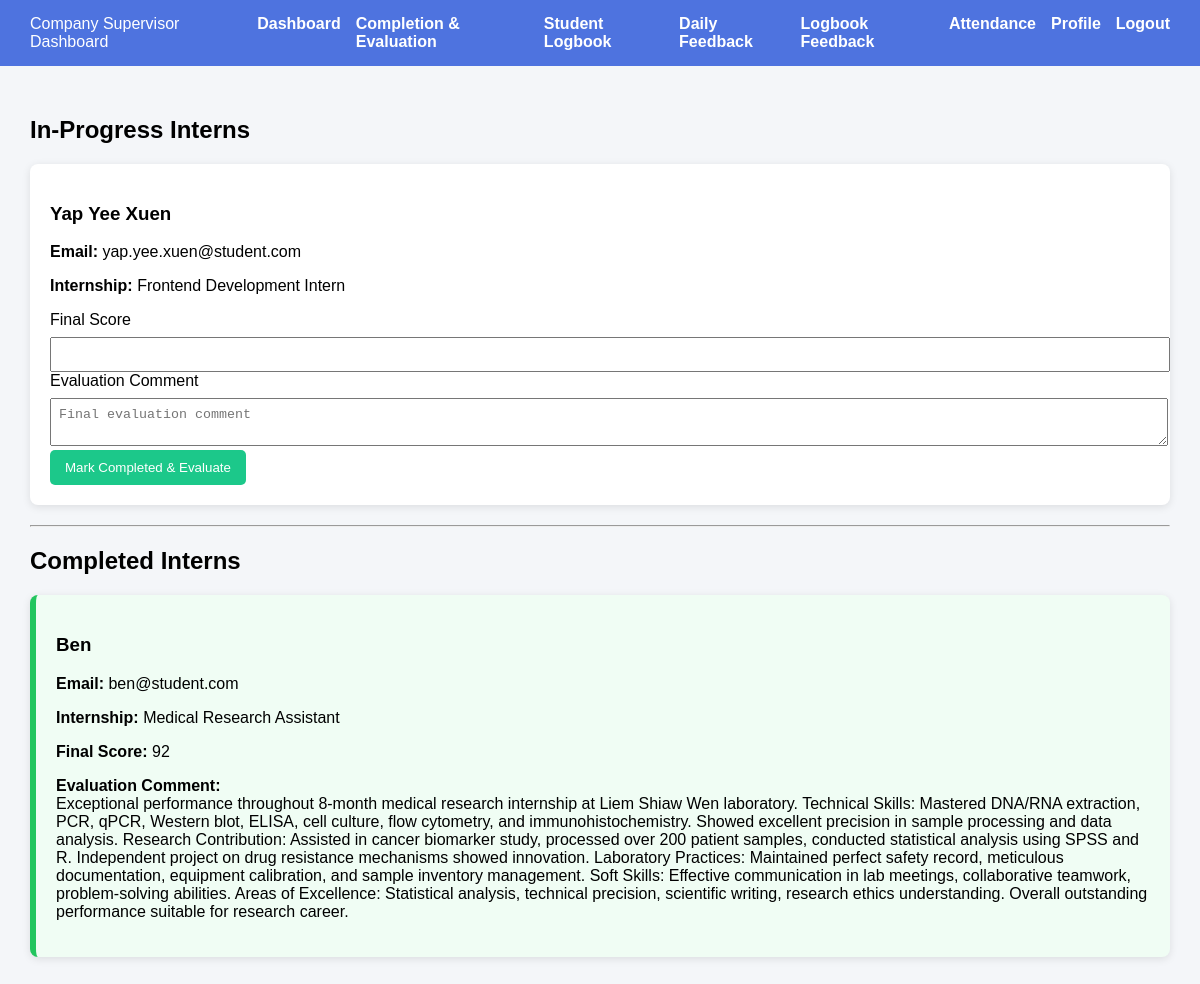
Page /dashboard/company_complete.php (signed in) on the committed database.
### tables this page shows
CREATE TABLE `internships` (
  `id` int(11) NOT NULL,
  `company_id` int(11) NOT NULL,
  `title` varchar(100) NOT NULL,
  `description` text NOT NULL,
  `location` varchar(100) DEFAULT NULL,
  `duration` varchar(50) DEFAULT NULL,
  `created_at` timestamp NOT NULL DEFAULT current_timestamp(),
  `faculty` enum('FCI','FCM','FIST','FOM') NOT NULL
);

CREATE TABLE `users` (
  `id` int(11) NOT NULL,
  `name` varchar(100) NOT NULL,
  `email` varchar(100) NOT NULL,
  `password` varchar(255) NOT NULL,
  `role` enum('student','company','academic','admin') NOT NULL,
  `created_at` timestamp NOT NULL DEFAULT current_timestamp(),
  `academic_supervisor_id` int(11) DEFAULT NULL,
  `faculty` enum('FCI','FCM','FIST','FOM') DEFAULT NULL
);

CREATE TABLE `student_internships` (
  `id` int(11) NOT NULL,
  `student_id` int(11) NOT NULL,
  `internship_id` int(11) NOT NULL,
  `status` enum('applied','approved','rejected','in_progress','completed') DEFAULT 'applied',
  `accepted_at` timestamp NOT NULL DEFAULT current_timestamp(),
  `evaluation_score` int(11) DEFAULT NULL,
  `evaluation_comment` text DEFAULT NULL,
  `academic_score` int(11) DEFAULT NULL,
  `academic_comment` text DEFAULT NULL
);

### dashboard/company_complete.php (the view, shortened to what this page needs)
<?php
include("../config/db.php");
$company_id = $_SESSION['user_id'];
?>
<!DOCTYPE html>
<html>
<head>
    <link rel="stylesheet" href="../assets/dashboard.css">
</head>
<body>
<div class="navbar">
    <div>Company Supervisor Dashboard</div>
    <a href="company.php">Dashboard</a>
    <a href="company_complete.php">Completion & Evaluation</a>
    <a href="company_logbook.php">Student Logbook</a>
    <a href="company_feedback.php">Daily Feedback</a>
    <a href="company_logbook_feedback.php">Logbook Feedback</a>
    <a href="company_attendance.php">Attendance</a>
    <a href="profile.php">Profile</a>
    <a href="../auth/logout.php">Logout</a>
</div>
<div class="container">
<h2>In-Progress Interns</h2>
<?php
$stmt = $conn->prepare(
    "SELECT
        users.id AS student_id,
        users.name AS student_name,
        users.email,
        internships.id AS internship_id,
        internships.title
     FROM student_internships
     JOIN internships ON student_internships.internship_id = internships.id
     JOIN users ON student_internships.student_id = users.id
     WHERE internships.company_id = ?
       AND student_internships.status = 'in_progress'"
);
$stmt->bind_param("i", $company_id);
$stmt->execute();
$result = $stmt->get_result();
if ($result->num_rows > 0):
    while ($row = $result->fetch_assoc()):
?>
<div class="card">
    <h3><?= htmlspecialchars($row['student_name']) ?></h3>
    <p><b>Email:</b> <?= htmlspecialchars($row['email']) ?></p>
    <p><b>Internship:</b> <?= htmlspecialchars($row['title']) ?></p>
    <form method="POST" action="complete_internship.php"
          onsubmit="return confirm('Mark internship as completed?')">
        <label>Final Score</label>
        <input type="number" name="score" min="1" max="100" required>
        <label>Evaluation Comment</label>
        <textarea name="comment" placeholder="Final evaluation comment" required></textarea>
        <button class="button">Mark Completed & Evaluate</button>
    </form>
</div>
<?php
    endwhile;
else:
    echo "<p><i>No in-progress interns.</i></p>";
endif;
?>
<hr>
<h2>Completed Interns</h2>
<?php
$completedStmt = $conn->prepare(
    "SELECT
        users.name AS student_name,
        users.email,
        internships.title,
        student_internships.evaluation_score,
        student_internships.evaluation_comment
     FROM student_internships
     JOIN internships ON student_internships.internship_id = internships.id
     JOIN users ON student_internships.student_id = users.id
     WHERE internships.company_id = ?
       AND student_internships.status = 'completed'"
);
$completedStmt->bind_param("i", $company_id);
$completedStmt->execute();
$completedResult = $completedStmt->get_result();
if ($completedResult->num_rows > 0):
    while ($row = $completedResult->fetch_assoc()):
?>
<div class="card completed">
    <h3><?= htmlspecialchars($row['student_name']) ?></h3>
    <p><b>Email:</b> <?= htmlspecialchars($row['email']) ?></p>
    <p><b>Internship:</b> <?= htmlspecialchars($row['title']) ?></p>
    <p><b>Final Score:</b> <?= htmlspecialchars($row['evaluation_score']) ?></p>
    <p><b>Evaluation Comment:</b><br>
        <?= nl2br(htmlspecialchars($row['evaluation_comment'])) ?>
    </p>
</div>
<?php
    endwhile;
else:
    echo "<p><i>No completed interns yet.</i></p>";
endif;
?>
</div>
</body>
</html>

### assets/dashboard.css (style rules this page uses)
body { margin: 0; font-family: Arial, sans-serif; background: #f4f6f9; }
.navbar { background: #4e73df; padding: 15px 30px; color: white; display: flex; justify-content: space-between; }
.navbar a { color: white; text-decoration: none; font-weight: bold; margin-left: 15px; }
.container { padding: 30px; }
.button { padding: 10px 15px; background: #1cc88a; color: white; border: none; border-radius: 5px; cursor: pointer; }
.card { background: white; padding: 20px; border-radius: 8px; margin-bottom: 20px; box-shadow: 0 2px 8px rgba(0,0,0,0.1); }
input, textarea { width: 100%; padding: 8px; margin-top: 8px; }
.card.completed { border-left: 6px solid #22c55e; background: #f0fdf4; }

### rows in the picture
internships: users.name "Yap Yee Xuen", users.email "yap.yee.xuen@student.com", title "Frontend Development Intern"
student_internships: student.name "Ben", student.email "ben@student.com", internship.title "Medical Research Assistant", evaluation_score "92", evaluation_comment "Exceptional performance throughout 8-month medical research internship at Liem Shiaw Wen laboratory. Technical Skills: Mastered DNA/RNA extraction, PCR, qPCR, Western blot, ELISA, cell culture, flow cytometry, and immunohistochemistry. Showed excellent precision in sample processing and data analysis. Research Contribution: Assisted in cancer biomarker study, processed over 200 patient samples, conducted statistical analysis using SPSS and R. Independent project on drug resistance mechanisms showed innovation. Laboratory Practices: Maintained perfect safety record, meticulous documentation, equipment calibration, and sample inventory management. Soft Skills: Effective communication in lab…"
